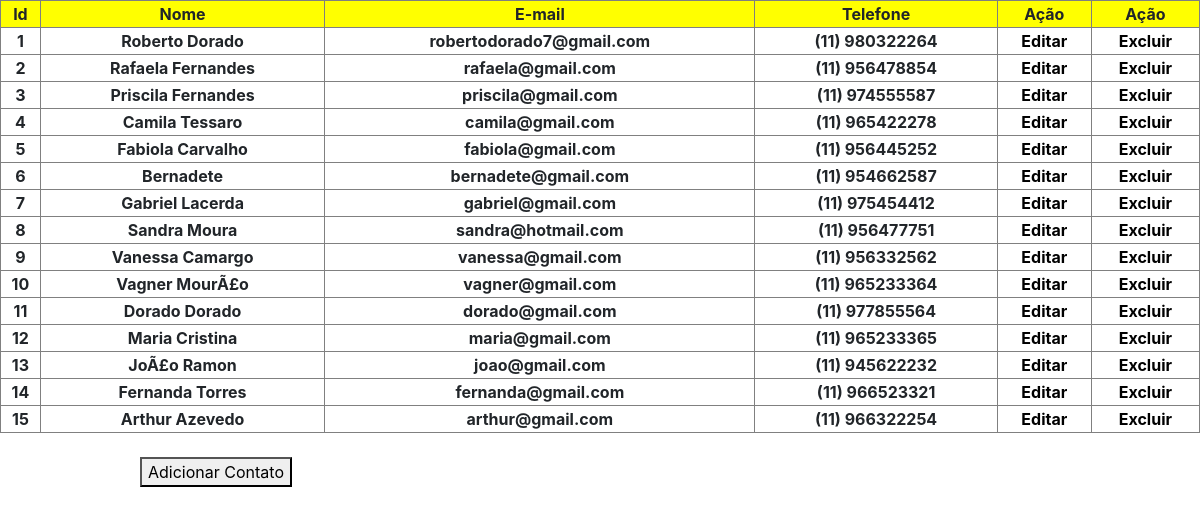
The page / on the database its author committed.
### tables this page shows
CREATE TABLE IF NOT EXISTS `usuarios` (
  `id` int(11) NOT NULL AUTO_INCREMENT,
  `nome` varchar(100) NOT NULL,
  `email` varchar(100) NOT NULL,
  `telefone` int(100) NOT NULL,
  PRIMARY KEY (`id`)
);

### config.php (called while the page is built, shortened)
<?php
class Contato{
    private $pdo;
    public function __construct(){
        try{
            $this->pdo = new PDO("mysql:dbname=projeto_crud;host=127.0.0.1", "root");
        }catch(PDOException $e){
            echo "Erro: ".$e->getMessage();
        }
    }
    public function getAll(){
        $sql = ("SELECT * FROM usuarios");
        $sql = $this->pdo->query($sql);
        if($sql->rowCount() > 0){
             return $sql->fetchAll();
        }else{
            echo "Não selecionou";
        }
    }
}
?>

### index.php (the view, shortened to what this page needs)
<!DOCTYPE html>
<html lang="pt-br">
<head>
    <link rel="stylesheet" href="bootstrap/bootstrap.min.css">
    <link rel="stylesheet" href="bootstrap/bootstrap.min.js">
    <link rel="stylesheet" href="bootstrap/jquery.min.js">
    <link rel="stylesheet" href="style.css">
</head>
<body>
<?php
require_once "config.php";
$contato = new Contato();
?>
<table border="1" width="100%" class="table-hover-header" style="text-align:center;">
    <tr class="header">
        <th>Id</th>
        <th>Nome</th>
        <th>E-mail</th>
        <th>Telefone</th>
        <th>Ação</th>
        <th>Ação</th>
    </tr>
    <?php
    $lista = $contato->getAll();
    foreach($lista as $data):
    ?>
    <tr class="lista">
        <th><?php echo $data['id'];?></th>
        <th><?php echo $data['nome'];?></th>
        <th><?php echo $data['email'];?></th>
        <th><?php echo "(11) ".$data['telefone'];?></th>
        <th><a href="editar.php?id=<?php echo $data['id'];?>">Editar</a></th>
        <th><a href="excluir.php?id=<?php echo $data['id'];?>">Excluir</a></th>
    </tr>
    <?php endforeach; ?>
</table><br>
    <div class="add-contato">
        <button><a href="adicionar.php">Adicionar Contato</a></button>
    </div>
</body>
</html>

### style.css (style rules this page uses)
.add-contato { margin-left:140px; }
button a { color:black; }
.lista a { color:black; }
.header { background:yellow; }

### rows shown on the page
usuarios: id "1", nome "Roberto Dorado", email "robertodorado7@gmail.com", telefone "980322264"
usuarios: id "2", nome "Rafaela Fernandes", email "rafaela@gmail.com", telefone "956478854"
usuarios: id "3", nome "Priscila Fernandes", email "priscila@gmail.com", telefone "974555587"
usuarios: id "4", nome "Camila Tessaro", email "camila@gmail.com", telefone "965422278"
usuarios: id "5", nome "Fabiola Carvalho", email "fabiola@gmail.com", telefone "956445252"
usuarios: id "6", nome "Bernadete", email "bernadete@gmail.com", telefone "954662587"
usuarios: id "7", nome "Gabriel Lacerda", email "gabriel@gmail.com", telefone "975454412"
usuarios: id "8", nome "Sandra Moura", email "sandra@hotmail.com", telefone "956477751"
usuarios: id "9", nome "Vanessa Camargo", email "vanessa@gmail.com", telefone "956332562"
usuarios: id "10", nome "Vagner MourÃ£o", email "vagner@gmail.com", telefone "965233364"
usuarios: id "11", nome "Dorado Dorado", email "dorado@gmail.com", telefone "977855564"
usuarios: id "12", nome "Maria Cristina", email "maria@gmail.com", telefone "965233365"
usuarios: id "13", nome "JoÃ£o Ramon", email "joao@gmail.com", telefone "945622232"
usuarios: id "14", nome "Fernanda Torres", email "fernanda@gmail.com", telefone "966523321"
usuarios: id "15", nome "Arthur Azevedo", email "arthur@gmail.com", telefone "966322254"
